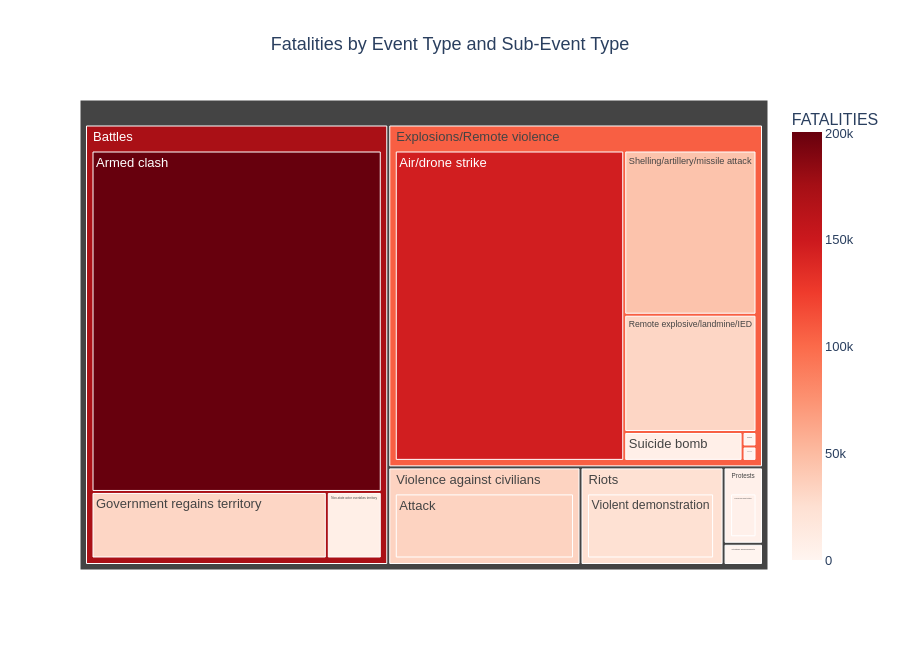

Write notebook code for a chart like this one.
### Markdown cell above
## 6. Detailed Analysis of Fatalities by Event and Sub-Event Types

This analysis explores conflict-related fatalities at a more detailed level by examining both the main event categories and their corresponding sub-event categories.

A hierarchical treemap is used to visualize the distribution of fatalities. The main event categories form the parent groups, while sub-event categories represent the individual components.

The size of each rectangle corresponds to the number of fatalities.

**Objective:**
- Identify the sub-event categories associated with the highest fatalities.
- Understand which specific incident types contribute most to the main event categories.
- Explore the detailed composition of conflict-related human impact.

### Code cell
sub_event_data = (
    top5_df.groupby(
        ["EVENT_TYPE", "SUB_EVENT_TYPE"],
        as_index=False
    )["FATALITIES"].sum()
)

fig = px.treemap(
    sub_event_data,
    path=["EVENT_TYPE", "SUB_EVENT_TYPE"],
    values="FATALITIES",
    color="FATALITIES",
    color_continuous_scale="Reds",
    title="Fatalities by Event Type and Sub-Event Type",
    template="plotly_white"
)

fig.update_layout(
    title_x=0.5,
    height=650,
    font=dict(family="Arial", size=13)
)

fig.show()

### Figure 1 — Plotly figure (JSON) as saved in the notebook; plotly's stock layout.template omitted (floating-point values rounded to 4 significant figures)
{"data": [{"branchvalues": "total", "customdata": [[200500.0], [31670.0], [7396.0], [146200.0], [412.0], [414.0], [31820.0], [44580.0], [7017.0], [5401.0], [NaN], [NaN], [574.0], [24470.0], [NaN], [NaN], [NaN], [987.0], [NaN], [NaN], [NaN], [515.0], [NaN], [33650.0], [6.0], [172200.0], [106000.0], [5401.0], [23920.0], [825.2], [33650.0]], "domain": {"x": [0, 1], "y": [0, 1]}, "hovertemplate": "labels=%{label}<br>FATALITIES_sum=%{value}<br>parent=%{parent}<br>id=%{id}<br>FATALITIES=%{color}<extra></extra>", "ids": ["Battles/Armed clash", "Battles/Government regains territory", "Battles/Non-state actor overtakes territory", "Explosions/Remote violence/Air/drone strike", "Explosions/Remote violence/Chemical weapon", "Explosions/Remote violence/Grenade", "Explosions/Remote violence/Remote explosive/landmine/IED", "Explosions/Remote violence/Shelling/artillery/missile attack", "Explosions/Remote violence/Suicide bomb", "Protests/Excessive force against protesters", "Protests/Peaceful protest", "Protests/Protest with intervention", "Riots/Mob violence", "Riots/Violent demonstration", "Strategic developments/Agreement", "Strategic developments/Arrests", "Strategic developments/Change to group/activity", "Strategic developments/Disrupted weapons use", "Strategic developments/Headquarters or base established", "Strategic developments/Looting/property destruction", "Strategic developments/Non-violent transfer of territory", "Strategic developments/Other", "Violence against civilians/Abduction/forced disappearance", "Violence against civilians/Attack", "Violence against civilians/Sexual violence", "Battles", "Explosions/Remote violence", "Protests", "Riots", "Strategic developments", "Violence against civilians"], "labels": ["Armed clash", "Government regains territory", "Non-state actor overtakes territory", "Air/drone strike", "Chemical weapon", "Grenade", "Remote explosive/landmine/IED", "Shelling/artillery/missile attack", "Suicide bomb", "Excessive force against protesters", "Peaceful protest", "Protest with intervention", "Mob violence", "Violent demonstration", "Agreement", "Arrests", "Change to group/activity", "Disrupted weapons use", "Headquarters or base established", "Looting/property destruction", "Non-violent transfer of territory", "Other", "Abduction/forced disappearance", "Attack", "Sexual violence", "Battles", "Explosions/Remote violence", "Protests", "Riots", "Strategic developments", "Violence against civilians"], "marker": {"coloraxis": "coloraxis", "colors": [200500.0, 31670.0, 7396.0, 146200.0, 412.0, 414.0, 31820.0, 44580.0, 7017.0, 5401.0, NaN, NaN, 574.0, 24470.0, NaN, NaN, NaN, 987.0, NaN, NaN, NaN, 515.0, NaN, 33650.0, 6.0, 172200.0, 106000.0, 5401.0, 23920.0, 825.2, 33650.0]}, "name": "", "parents": ["Battles", "Battles", "Battles", "Explosions/Remote violence", "Explosions/Remote violence", "Explosions/Remote violence", "Explosions/Remote violence", "Explosions/Remote violence", "Explosions/Remote violence", "Protests", "Protests", "Protests", "Riots", "Riots", "Strategic developments", "Strategic developments", "Strategic developments", "Strategic developments", "Strategic developments", "Strategic developments", "Strategic developments", "Strategic developments", "Violence against civilians", "Violence against civilians", "Violence against civilians", "", "", "", "", "", ""], "type": "treemap", "values": [200500.0, 31670.0, 7396.0, 146200.0, 412.0, 414.0, 31820.0, 44580.0, 7017.0, 5401.0, 0.0, 0.0, 574.0, 24470.0, 0.0, 0.0, 0.0, 987.0, 0.0, 0.0, 0.0, 515.0, 0.0, 33650.0, 6.0, 239600.0, 230400.0, 5401.0, 25040.0, 1502.0, 33660.0]}], "layout": {"coloraxis": {"autocolorscale": false, "colorbar": {"title": {"text": "FATALITIES"}}, "colorscale": [[0, "rgb(255,245,240)"], [0.125, "rgb(254,224,210)"], [0.25, "rgb(252,187,161)"], [0.375, "rgb(252,146,114)"], [0.5, "rgb(251,106,74)"], [0.625, "rgb(239,59,44)"], [0.75, "rgb(203,24,29)"], [0.875, "rgb(165,15,21)"], [1, "rgb(103,0,13)"]]}, "font": {"family": "Arial", "size": 13}, "height": 650, "legend": {"tracegroupgap": 0}, "title": {"text": "Fatalities by Event Type and Sub-Event Type", "x": 0.5}}}
